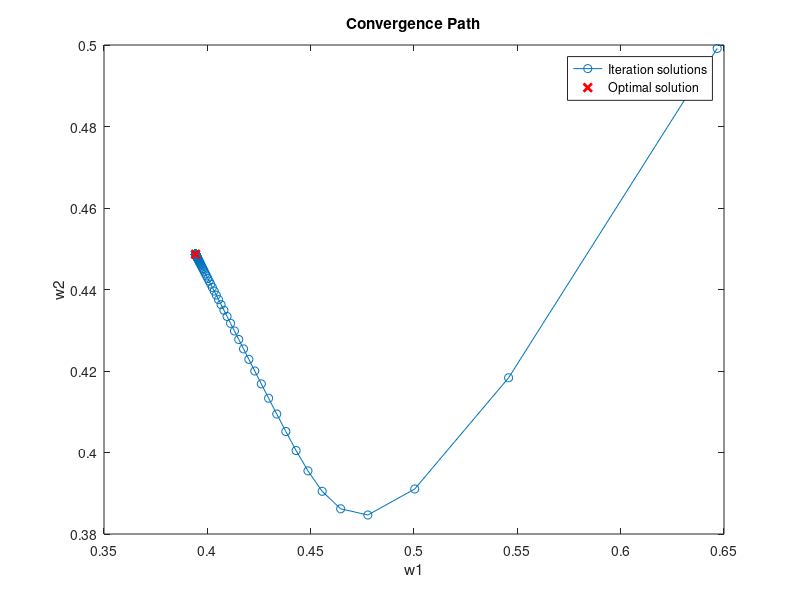
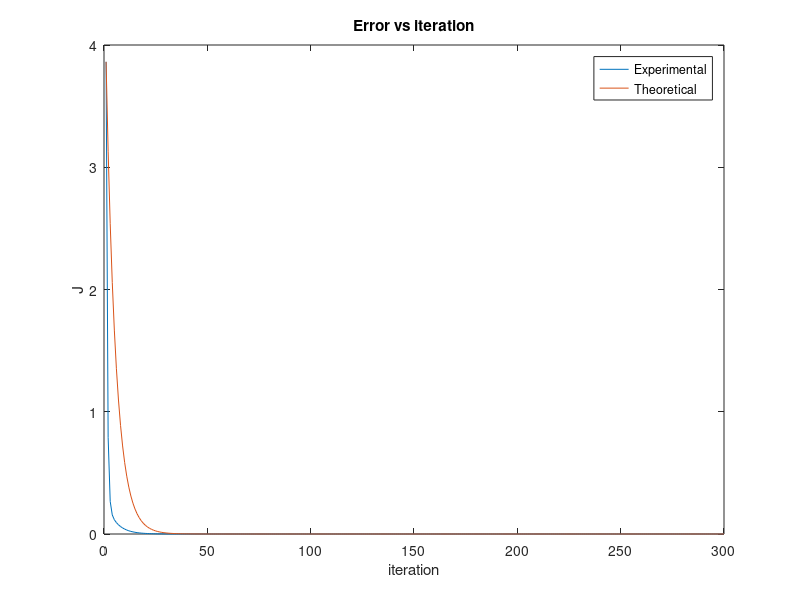

Write the MATLAB code that produced these figures, in order.
clear all, close all, clc;

addpath ..\library\

num_iter = 300;

% ========== Arguments gd ==========

x = rand(1,randi([100,200]));
M = 2;
error_tolerance = 0;
max_num_iter = num_iter;

% ========== Function gd ==========

% compute optimal solution using "lpc"
w_o_opt = lpc(x, M);
w_o_opt = -w_o_opt(2:end)';

% init iteration solutions
w_o_partial = zeros(num_iter,M);
J_partial = zeros(num_iter,1);

J_min = sum(x.^2);

N = length(x);

% calculate autocorrelation
rx = xcorr(x, M, 'biased');
rx = N * rx(M+1:end)'; % biased autocorrelation

R = toeplitz(rx(1:M+1)); % toeplitz matrix of the autocorrelation

eigs_R = eig(R(2:end,2:end)); % eigenvalues of R matrix (excluding the first row and column)
factor = 0.3;
mu_max = 2/max(eigs_R); % maximum value of mu for gradient descent
mu = factor * mu_max; % learning rate for gradient descent
assert(mu < 0.1)

lambda_min = min(eigs_R);
% tau = 1 / 2 / mu / lambda_min;
tau = -1/(2 * log(1 - mu*lambda_min));

% initialize coefficients to random values between -1 and 1
w_o = 2*rand(1,M)'-1;

grad = 1;
num_iter = 0;
% perform gradient descent
while (sum(abs(grad)) > error_tolerance) && (num_iter < max_num_iter)
    % modify to do this until sufficient convergence is reached
    % update coefficients
    grad = (rx(2:end) - R(2:end,2:end) * w_o);
    w_o = w_o + mu*grad;
    w_o_partial(num_iter+1,:) = w_o;
    J_partial(num_iter+1) = J_min + (w_o - w_o_opt)' * R(2:end,2:end) * (w_o - w_o_opt);
    num_iter = num_iter + 1;
end

w1 = w_o_partial(:,1);
w2 = w_o_partial(:,2);

% plot solution vectors
plot(w1,w2,'-o');
hold on;
plot(w_o_opt(1),w_o_opt(2),'rx','LineWidth',2);

hold off;
xlabel('w1');
ylabel('w2');
title('Convergence Path');
legend('Iteration solutions', 'Optimal solution');

amp = J_partial(1) - J_min(1);
iter_axis = 1:num_iter;
exponential = amp*exp(-1/tau*(iter_axis - 1));

figure;
plot(iter_axis,J_partial - J_min);
hold on
plot(iter_axis,exponential)
title('Error vs iteration')
xlabel('iteration')
ylabel('J')
legend('Experimental','Theoretical');